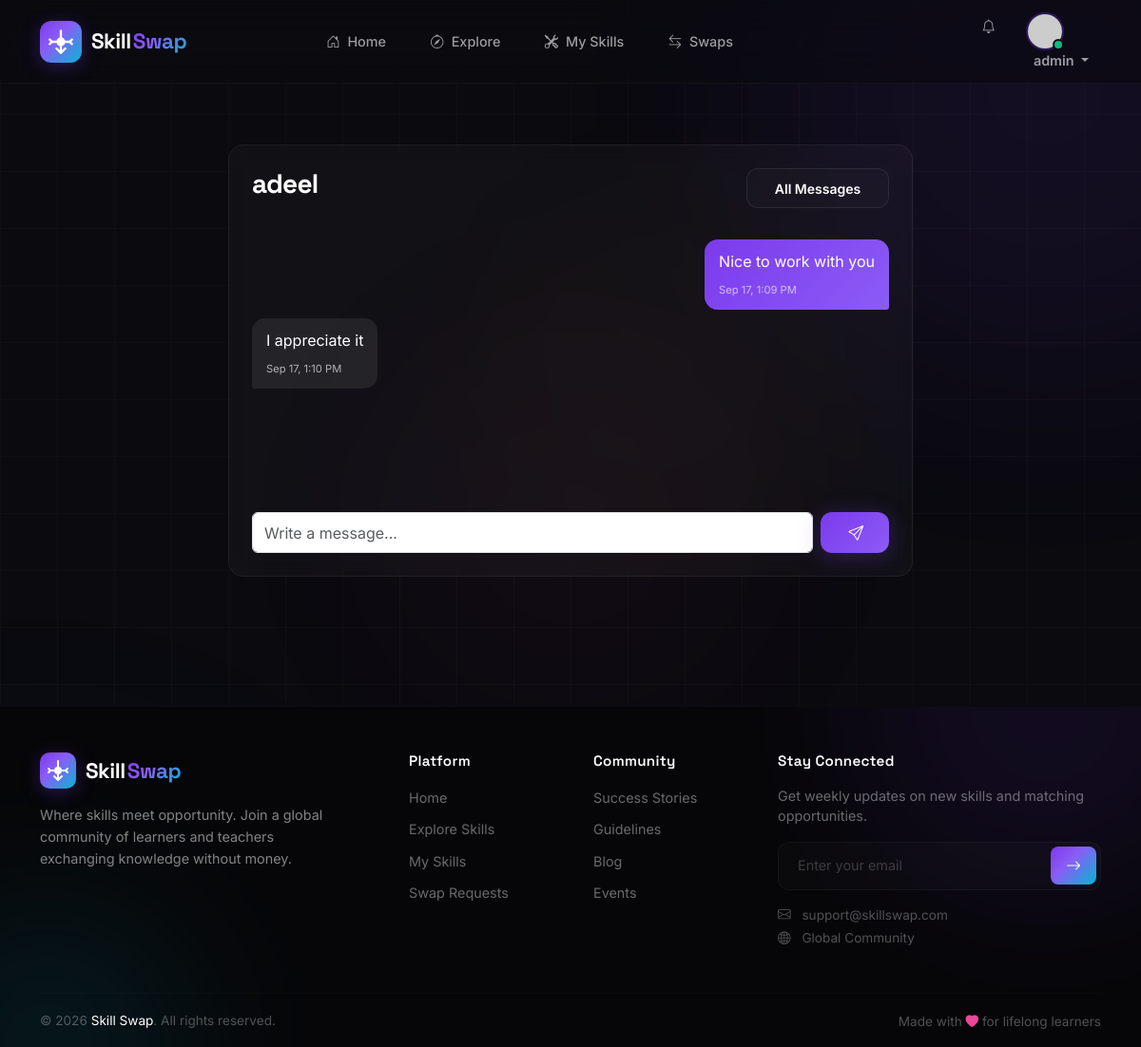
Page /messages/adeel/ (signed in) on the committed database.
### swap/models.py (models this page shows, shortened)
class Message(models.Model):
    sender = models.ForeignKey(User, on_delete=models.CASCADE, related_name='sent_messages')
    recipient = models.ForeignKey(User, on_delete=models.CASCADE, related_name='received_messages')
    body = models.TextField(max_length=1000)
    is_read = models.BooleanField(default=False)
    created_at = models.DateTimeField(auto_now_add=True)
    class Meta:
        ordering = ['created_at']

### swap/views.py (the view, shortened to what this page needs)
# urls.py: path('messages/<str:username>/', views.conversation, name='conversation'),
@login_required
def conversation(request, username):
    other_user = get_object_or_404(User, username=username)
    if other_user == request.user:
        return redirect('inbox')
    thread = Message.objects.filter(Q(sender=request.user, recipient=other_user) | Q(sender=other_user, recipient=request.user))
    thread.filter(recipient=request.user, is_read=False).update(is_read=True)
    return render(request, 'swap/conversation.html', {'other_user': other_user, 'thread': thread})

### swap/context_processors.py (called while the page is built)
def notification_counts(request):
    if not request.user.is_authenticated:
        return {}
    from .models import Notification, SwapRequest, Message
    return {
        'unread_swap_requests': SwapRequest.objects.filter(recipient=request.user, status='pending').count(),
        'unread_notifications': Notification.objects.filter(user=request.user, is_read=False).count(),
        'unread_messages': Message.objects.filter(recipient=request.user, is_read=False).count(),
    }

### templates/swap/conversation.html
{% extends 'base.html' %}{% block title %}Message {{ other_user.username }} - Skill Swap{% endblock %}{% block content %}<section class="py-5"><div class="container"><div class="row justify-content-center"><div class="col-lg-8"><div class="glass p-4"><div class="d-flex justify-content-between mb-4"><h3 class="text-white mb-0">{{ other_user.username }}</h3><a href="{% url 'inbox' %}" class="btn btn-outline-glass btn-sm">All Messages</a></div><div class="message-thread">{% for message in thread %}<div class="message-bubble {% if message.sender == user %}mine{% endif %}"><p class="mb-1">{{ message.body }}</p><small>{{ message.created_at|date:"M j, g:i A" }}</small></div>{% empty %}<p class="text-muted text-center py-4">Say hello and start the conversation.</p>{% endfor %}</div><form method="post" class="d-flex gap-2 mt-3">{% csrf_token %}<input name="body" class="form-control" maxlength="1000" placeholder="Write a message..." required><button class="btn btn-glow"><i class="bi bi-send"></i></button></form></div></div></div></div></section>{% endblock %}

### templates/base.html (shortened to what this page needs)
{% load static %}
<!DOCTYPE html>
<html lang="en">
<head>
    <link href="https://cdn.jsdelivr.net/npm/bootstrap@5.3.8/dist/css/bootstrap.min.css" rel="stylesheet">
    <link rel="stylesheet" href="https://cdn.jsdelivr.net/npm/bootstrap-icons@1.11.0/font/bootstrap-icons.css">
    <link rel="stylesheet" href="{% static 'css/style.css' %}">
</head>
<body>
    <div class="bg-decoration">
        <div class="orb orb-1"></div>
        <div class="orb orb-4"></div>
    </div>
    <nav class="navbar navbar-expand-lg fixed-top glass-nav">
        <div class="container">
            <a class="navbar-brand" href="{% url 'index' %}">
                <div class="brand-wrapper">
                    <div class="brand-icon">
                    </div>
                    <div class="brand-text">
                        <span class="brand-name">Skill</span>
                        <span class="brand-name gradient-text">Swap</span>
                    </div>
                </div>
            </a>
            <div class="collapse navbar-collapse" id="mainNavbar">
                <ul class="navbar-nav mx-auto mb-2 mb-lg-0 gap-2">
                    <li class="nav-item">
                        <a class="nav-link {% if request.resolver_match.url_name == 'index' %}active{% endif %}" href="{% url 'index' %}">
                            <i class="bi bi-house-door me-1"></i> Home
                        </a>
                    </li>
                    <li class="nav-item">
                        <a class="nav-link {% if request.resolver_match.url_name == 'skill_list' %}active{% endif %}" href="{% url 'skill_list' %}">
                            <i class="bi bi-compass me-1"></i> Explore
                        </a>
                    </li>
                    <li class="nav-item">
                        <a class="nav-link {% if request.resolver_match.url_name == 'my_skills' %}active{% endif %}" href="{% url 'my_skills' %}">
                            <i class="bi bi-tools me-1"></i> My Skills
                        </a>
                    </li>
                    <li class="nav-item">
                        <a class="nav-link position-relative {% if request.resolver_match.url_name == 'requests' %}active{% endif %}" href="{% url 'requests' %}">
                            <i class="bi bi-arrow-left-right me-1"></i> Swaps
                        </a>
                    </li>
                </ul>
                <ul class="navbar-nav ms-auto">
                    {% if user.is_authenticated %}
                    <li class="nav-item">
                        <a class="nav-link position-relative" href="{% url 'notifications' %}" aria-label="Notifications">
                            <i class="bi bi-bell"></i>
                        </a>
                    </li>
                    <li class="nav-item dropdown">
                        <a class="nav-link dropdown-toggle user-menu" href="#" data-bs-toggle="dropdown">
                            <div class="user-avatar-wrapper">
                                {% if user.profile.avatar %}
                                <img src="{{ user.profile.avatar.url }}" alt="{{ user.username }}" class="user-avatar">
                                {% else %}
                                <img src="https://ui-avatars.com/api/?name={{ user.username|urlencode }}&background=7c3aed&color=fff&size=40&bold=true"
                                     alt="{{ user.username }}"
                                     class="user-avatar">
                                {% endif %}
                                <span class="online-indicator"></span>
                            </div>
                            <span class="d-none d-md-inline ms-2 fw-semibold">{{ user.username }}</span>
                        </a>
                    </li>
                    {% endif %}
                </ul>
            </div>
        </div>
    </nav>
    <main>
        <div class="page-wrapper">
            <div class="container py-4">
                <div class="content-area">
                    {% block content %}{% endblock %}
                </div>
            </div>
        </div>
    </main>
    <footer class="premium-footer">
        <div class="footer-shapes">
            <div class="shape shape-1"></div>
            <div class="shape shape-2"></div>
        </div>
        <div class="container position-relative">
            <div class="row g-5 py-5">
                <div class="col-lg-4 col-md-6">
                    <div class="footer-brand mb-3">
                        <div class="brand-wrapper">
                            <div class="brand-icon small">
                            </div>
                            <div class="brand-text">
                                <span class="brand-name">Skill</span>
                                <span class="brand-name gradient-text">Swap</span>
                            </div>
                        </div>
                    </div>
                    <p class="footer-description">
                        Where skills meet opportunity. Join a global community of learners and teachers exchanging knowledge without money.
                    </p>
                </div>
                <div class="col-lg-2 col-md-6">
                    <h6 class="footer-heading">Platform</h6>
                    <ul class="footer-links">
                        <li><a href="{% url 'index' %}">Home</a></li>
                        <li><a href="{% url 'skill_list' %}">Explore Skills</a></li>
                        <li><a href="{% url 'my_skills' %}">My Skills</a></li>
                        <li><a href="{% url 'requests' %}">Swap Requests</a></li>
                    </ul>
                </div>
                <div class="col-lg-2 col-md-6">
                    <h6 class="footer-heading">Community</h6>
                    <ul class="footer-links">
                        <li><a href="#">Success Stories</a></li>
                        <li><a href="#">Guidelines</a></li>
                        <li><a href="#">Blog</a></li>
                        <li><a href="#">Events</a></li>
                    </ul>
                </div>
                <div class="col-lg-4 col-md-6">
                    <h6 class="footer-heading">Stay Connected</h6>
                    <p class="footer-text">Get weekly updates on new skills and matching opportunities.</p>
                    <form method="post" action="#" class="newsletter-group">
                        <input type="email" name="email" class="newsletter-input" placeholder="Enter your email" required>
                        <button type="submit" class="newsletter-button">
                            <i class="bi bi-arrow-right"></i>
                        </button>
                    </form>
                    <div class="footer-contact">
                        <span><i class="bi bi-envelope"></i> support@skillswap.com</span>
                        <span><i class="bi bi-globe2"></i> Global Community</span>
                    </div>
                </div>
            </div>
            <div class="footer-bottom">
                <div class="row align-items-center">
                    <div class="col-md-6 text-center text-md-start">
                        <p class="footer-copyright">
                            &copy; {% now "Y" %} <span class="text-white">Skill Swap</span>. All rights reserved.
                        </p>
                    </div>
                    <div class="col-md-6 text-center text-md-end">
                        <span class="footer-heart">
                            Made with <i class="bi bi-heart-fill"></i> for lifelong learners
                        </span>
                    </div>
                </div>
            </div>
        </div>
    </footer>
</body>
</html>

### rows in the picture
Message: body "Nice to work with you", created_at "Sep 17, 1:09 PM"
Message: body "I appreciate it", created_at "Sep 17, 1:10 PM"

### other values in the picture
{{ user.username }} "admin"
{{ other_user.username }} "adeel"
